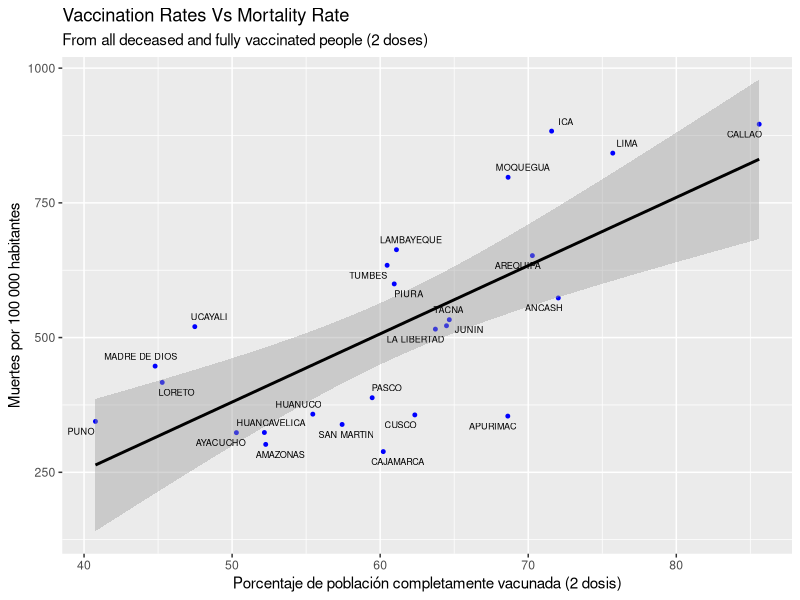

Reproduce this figure in R.
## ---- chunk 1
library(ggplot2)
library(ggrepel)
library(dplyr)
library(broom)
library(ggpubr)
## ---- chunk 2
df = read.csv('../Data/DP2_TOTAL_vacunados_y_fallecidos_x_departamento.csv')
## ---- chunk 3
lm <- lm(tasa_mortalidad ~ vac_porcentaje, data = df)
summary(lm)
## ---- chunk 4
lm_graph<-ggplot(df, aes(x=vac_porcentaje, y=tasa_mortalidad)) +
                 geom_point(color = "blue", size = 1) + 
                 geom_smooth(method="lm", col="black") +
                 ggtitle("Vaccination Rates Vs Mortality Rate", 
                         subtitle="From all deceased and fully vaccinated people (2 doses)") +
                 xlab("Porcentaje de población completamente vacunada (2 dosis)") + ylab("Muertes por 100 000 habitantes") +
                 geom_text_repel(aes(label = departamentos), size = 2.3, 
                                hjust = 0.5, vjust = 0.5, 
                               min.segment.length = Inf)
lm_graph
